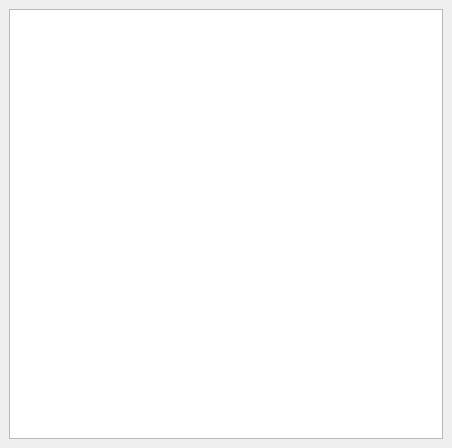
<?xml version="1.0" encoding="UTF-8"?>
<ui version="4.0">
 <class>DockWidget</class>
 <widget class="QDockWidget" name="DockWidget">
  <property name="geometry">
   <rect>
    <x>0</x>
    <y>0</y>
    <width>452</width>
    <height>448</height>
   </rect>
  </property>
  <property name="minimumSize">
   <size>
    <width>422</width>
    <height>448</height>
   </size>
  </property>
  <property name="windowTitle">
   <string>Help for AHP</string>
  </property>
  <widget class="QWidget" name="dockWidgetContents">
   <layout class="QGridLayout" name="gridLayout">
    <item row="0" column="0">
     <widget class="QTextBrowser" name="ahp_help_textBrowser">
      <property name="readOnly">
       <bool>true</bool>
      </property>
     </widget>
    </item>
   </layout>
  </widget>
 </widget>
 <resources/>
 <connections/>
</ui>
